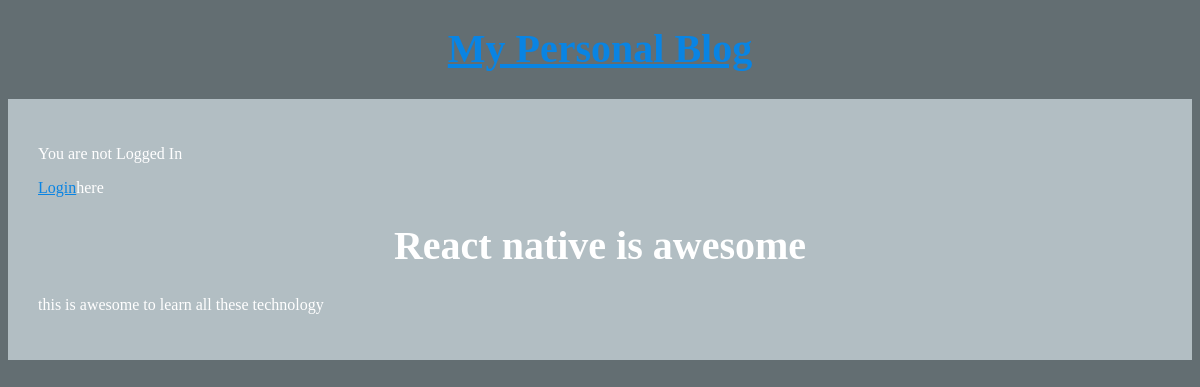
The app's page /article/2 with its own data.
### article/models.py (models this page shows, shortened)
class Article(models.Model):
    author=models.ForeignKey(
        'auth.User',
        on_delete=models.CASCADE,
    )
    title=models.CharField(max_length=30)
    text=models.TextField()

### article/views.py (the view)
# urls.py: path('article/<int:pk>',views.ArticleDetailView.as_view(),name='article_page')
class ArticleDetailView(DetailView):
    model=Article
    template_name='detail.html'
    context_object_name='object'

### templates/detail.html
{% extends 'base.html' %}
{% block content %}
<detal class="div">
    <h1>{{ object.title }}</h1>
    <p>{{object.text }}</p>
</detal>
{% endblock content %}

### static/CSS/basestyles.css (style rules this page uses)
body { background-color: #636e72; color: #FFF; }
h1 { font-size: 2.5rem; text-align: center; margin-top: 25px; }

### records on screen
Article: title "React native is awesome", text "this is awesome to learn all these technology"
